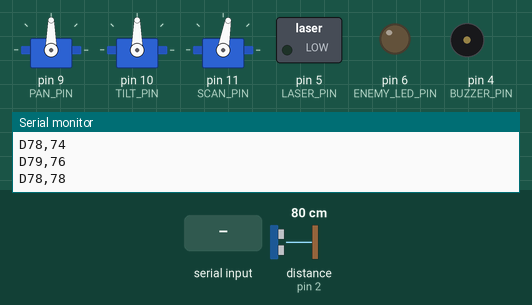
This sketch was run on a simulated Arduino Uno, built with avr-gcc and run on an emulated ATmega328P. Parts: 3 × servo, switched loads named in the sketch (green lamp = pin HIGH), output pins drawn as LEDs (lit = HIGH), buzzer (waves = sounding, pin HIGH), the last lines printed to the serial monitor. Wiring (inferred from the names in the program): ultrasonic range finder: trigger pin 3; echo pin 2. Dashed ring = blinking. Inputs (shaded band) come from the test bench; at power-on: distance to the obstacle (sensor on pin 2) 80 cm. The echo pulse lasts 58.3 µs per cm; pins used as bus, display or sensor lines are not drawn.

Above: at 1.2 s.
1.3 s: "P,45\n" received over Serial
At 2.01 s:
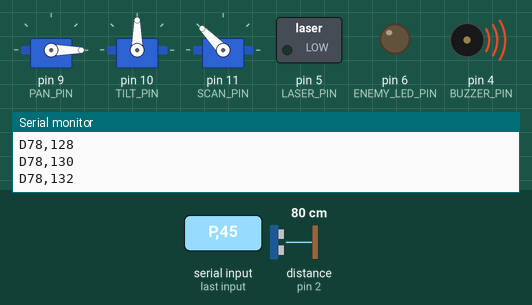
4.3 s: "C90\n" received over Serial
At 6.05 s:
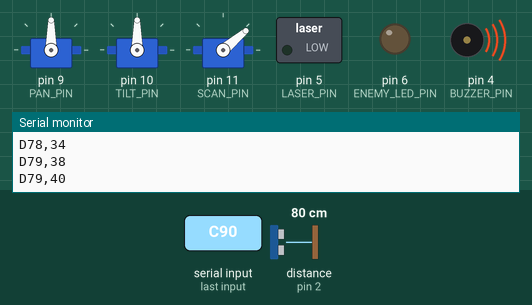
7.3 s: "E,45\n" received over Serial
At 7.59 s:
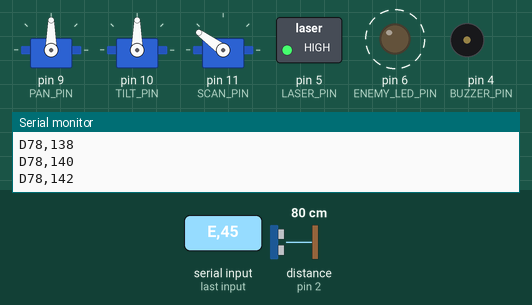
10.3 s: distance to the obstacle (sensor on pin 2) set to 2 cm
13.3 s: "E90\n" received over Serial
At 13.45 s:
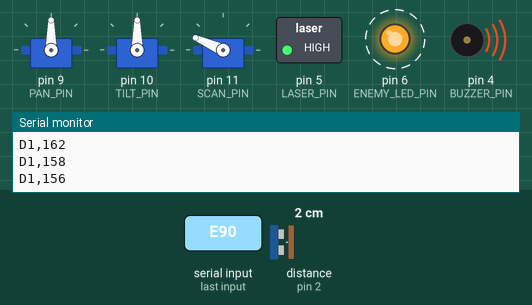
16.3 s: "P\n" received over Serial
At 19.02 s:
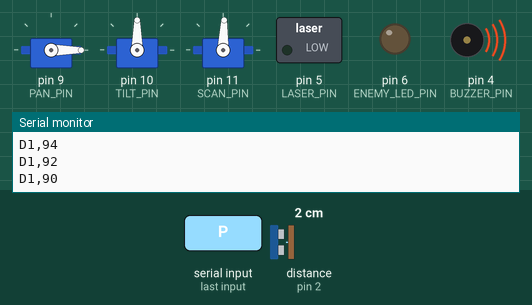
Timing chart, 0 to 31.5 s (numbered marks = the images above; inputs shaded):
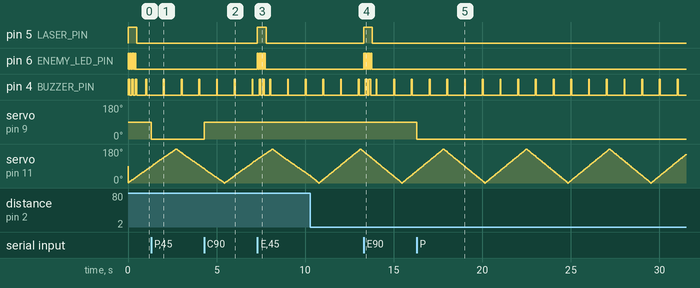

The sketch:

arduino_servo_control.ino
```cpp
/*
 * Arduino Servo Control with Smoothing for Target Tracking
 *
 * Receives error values from Python: E<errorX>,<errorY>\n
 * Example: E50,-30\n (target is 50px right, 30px above center)
 *
 * Uses exponential smoothing to filter noisy detections
 * and proportional control for movement.
 *
 * Wiring:
 *   Pan Servo  -> Pin 9  (horizontal movement)
 *   Tilt Servo -> Pin 10 (vertical movement)
 *   Servo VCC  -> 5V (or external power for high-torque servos)
 *   Servo GND  -> GND
 *
 *   Buzzer     -> Pin 4
 *   Laser      -> Pin 5
 */

#include <Servo.h>

// Servo pins
#define PAN_PIN 9
#define TILT_PIN 10
#define SCAN_PIN 11  // New Servo for Radar Scan

// Output pins
#define BUZZER_PIN 4
#define LASER_PIN 5
#define ENEMY_LED_PIN 6

// Ultrasonic pins
#define TRIG_PIN 3
#define ECHO_PIN 2

// Servo limits
#define SERVO_MIN 0
#define SERVO_MAX 180
#define SERVO_CENTER 90

// Control parameters (tune these)
#define SMOOTHING 0.3      // Error smoothing (0.1=very smooth, 0.5=responsive)
#define GAIN 0.02          // How much to move per pixel of error
#define DEADZONE 30        // Pixels from center to ignore (prevents jitter)
#define MAX_STEP 3         // Maximum degrees to move per update

#define TARGET_TIMEOUT 500 // ms to keep "Enemy" status after last tracking command

// Servo objects
Servo panServo;
Servo tiltServo;
Servo scanServo;

// Current servo positions
float panAngle = SERVO_CENTER;
float tiltAngle = SERVO_CENTER;

// Smoothed error values
float smoothErrorX = 0;
float smoothErrorY = 0;

// Tracking state
unsigned long lastTargetTime = 0;

// Manual fire mode
bool manualLaserMode = false;  // When true, laser controlled by Python
bool manualLaserState = false; // Laser state when in manual mode

// Serial buffer
char inputBuffer[32];
int bufferIndex = 0;

void setup() {
  Serial.begin(115200); // Faster communication

  pinMode(TRIG_PIN, OUTPUT);
  pinMode(ECHO_PIN, INPUT);

  pinMode(BUZZER_PIN, OUTPUT);
  pinMode(LASER_PIN, OUTPUT);
  pinMode(ENEMY_LED_PIN, OUTPUT);

  panServo.attach(PAN_PIN);
  tiltServo.attach(TILT_PIN);
  scanServo.attach(SCAN_PIN);

  // Center servos on startup
  panServo.write((int)panAngle);
  tiltServo.write((int)tiltAngle);
  scanServo.write(90);

  Serial.println("Servo Control Ready");
}

void loop() {
  // Read serial data
  while (Serial.available() > 0) {
    char inChar = Serial.read();

    if (inChar == '\n') {
      inputBuffer[bufferIndex] = '\0';
      parseCommand(inputBuffer);
      bufferIndex = 0;
    } else if (bufferIndex < 31) {
      inputBuffer[bufferIndex] = inChar;
      bufferIndex++;
    }
  }

  // Update Buzzer and Laser based on tracking state
  updateBuzzerAndLaser();

  // Radar scan variables (declared early, used later)
  static int scanAngle = 0;
  static int scanDir = 2; // 2 degrees per step

  // Measure Distance FIRST (this can block up to 25ms)
  static unsigned long lastMeasureTime = 0;
  static int lastDistanceCm = 400;
  static int lastScanAngleForDist = 0;

  if (millis() - lastMeasureTime > 30) {
     lastMeasureTime = millis();

     digitalWrite(TRIG_PIN, LOW);
     delayMicroseconds(2);
     digitalWrite(TRIG_PIN, HIGH);
     delayMicroseconds(10);
     digitalWrite(TRIG_PIN, LOW);

     // Timeout after 25ms (approx 4 meters max distance)
     long duration = pulseIn(ECHO_PIN, HIGH, 25000);

     int distanceCm = 0;
     if (duration == 0) {
         distanceCm = 400; // No echo = max range
     } else {
         distanceCm = duration * 0.034 / 2;
     }

     // Cap at 400cm
     if (distanceCm > 400) distanceCm = 400;
     lastDistanceCm = distanceCm;
     lastScanAngleForDist = scanAngle;

     // Send D<dist>,<angle>\n
     Serial.print("D");
     Serial.print(distanceCm);
     Serial.print(",");
     Serial.println(lastScanAngleForDist);
  }

  // --- Radar Scan Logic (AFTER blocking code) ---
  static unsigned long lastScanTime = 0;

  if (millis() - lastScanTime > 25) { // 25ms for smoother motion
      lastScanTime = millis();
      scanAngle += scanDir;

      // Clamp and reverse at limits
      if (scanAngle >= 180) {
          scanAngle = 180;
          scanDir = -abs(scanDir);
      } else if (scanAngle <= 0) {
          scanAngle = 0;
          scanDir = abs(scanDir);
      }

      scanServo.write(scanAngle);
  }
}

void updateBuzzerAndLaser() {
  bool isEnemy = (millis() - lastTargetTime < TARGET_TIMEOUT);

  if (isEnemy) {
    // Enemy Detected Mode

    // Laser: Only auto-control if NOT in manual mode
    if (!manualLaserMode) {
      digitalWrite(LASER_PIN, HIGH); // Auto laser ON
    } else {
      digitalWrite(LASER_PIN, manualLaserState ? HIGH : LOW);
    }

    // Alarm Sound: Fast Beep (100ms ON, 100ms OFF)
    int cycle = millis() % 200;
    if (cycle < 100) {
      digitalWrite(BUZZER_PIN, HIGH);
    } else {
      digitalWrite(BUZZER_PIN, LOW);
    }

    // Quick Blink LED (50ms ON, 50ms OFF)
    int ledCycle = millis() % 100;
    if (ledCycle < 50) {
      digitalWrite(ENEMY_LED_PIN, HIGH);
    } else {
      digitalWrite(ENEMY_LED_PIN, LOW);
    }

  } else {
    // Scanning Mode
    digitalWrite(LASER_PIN, LOW); // Laser OFF

    // Radar Sound: Short Blip (50ms ON, 950ms OFF)
    int cycle = millis() % 1000;
    if (cycle < 50) {
      digitalWrite(BUZZER_PIN, HIGH);
    } else {
      digitalWrite(BUZZER_PIN, LOW);
    }

    digitalWrite(ENEMY_LED_PIN, LOW);
  }
}

// Parse command format: E<errorX>,<errorY> or C (Center) or P<angle> (Pan to angle)
void parseCommand(char* cmd) {
  // Center Command
  if (cmd[0] == 'C') {
    panAngle = SERVO_CENTER;
    tiltAngle = SERVO_CENTER;
    panServo.write((int)panAngle);
    tiltServo.write((int)tiltAngle);
    Serial.println("Centered");
    return;
  }

  // Direct Pan Position Command (from radar handoff)
  if (cmd[0] == 'P') {
    int targetAngle = atoi(cmd + 1);
    targetAngle = constrain(targetAngle, SERVO_MIN, SERVO_MAX);
    panAngle = targetAngle;
    panServo.write((int)panAngle);
    Serial.print("Pan direct: ");
    Serial.println((int)panAngle);
    return;
  }

  // Manual Mode Command: M1 = enable, M0 = disable
  if (cmd[0] == 'M') {
    manualLaserMode = (cmd[1] == '1');
    if (!manualLaserMode) {
      manualLaserState = false; // Reset laser state when disabling manual
    }
    Serial.print("Manual mode: ");
    Serial.println(manualLaserMode ? "ON" : "OFF");
    return;
  }

  // Laser Command: L1 = on, L0 = off (only works in manual mode)
  if (cmd[0] == 'L') {
    if (manualLaserMode) {
      manualLaserState = (cmd[1] == '1');
      Serial.print("Laser: ");
      Serial.println(manualLaserState ? "ON" : "OFF");
    }
    return;
  }

  if (cmd[0] == 'E') {
    // Only 'E' commands count as active tracking
    lastTargetTime = millis();

    char* commaPos = strchr(cmd, ',');
    if (commaPos == NULL) return;

    // Extract raw error values
    int rawErrorX = atoi(cmd + 1);
    int rawErrorY = atoi(commaPos + 1);

    // Apply exponential smoothing to filter noise
    smoothErrorX = SMOOTHING * rawErrorX + (1 - SMOOTHING) * smoothErrorX;
    smoothErrorY = SMOOTHING * rawErrorY + (1 - SMOOTHING) * smoothErrorY;

    // Calculate movement (only if outside deadzone)
    float moveX = 0;
    float moveY = 0;

    if (abs(smoothErrorX) > DEADZONE) {
      moveX = smoothErrorX * GAIN;
      moveX = constrain(moveX, -MAX_STEP, MAX_STEP);
    }

    if (abs(smoothErrorY) > DEADZONE) {
      moveY = smoothErrorY * GAIN;
      moveY = constrain(moveY, -MAX_STEP, MAX_STEP);
    }

    // Apply movement (negative to move opposite to error)
    panAngle -= moveX;
    tiltAngle -= moveY;

    // Constrain to servo limits
    panAngle = constrain(panAngle, SERVO_MIN, SERVO_MAX);
    tiltAngle = constrain(tiltAngle, SERVO_MIN, SERVO_MAX);

    // Write to servos
    panServo.write((int)panAngle);
    tiltServo.write((int)tiltAngle);

    // Debug output
    Serial.print("sErr:");
    Serial.print((int)smoothErrorX);
    Serial.print(",");
    Serial.print((int)smoothErrorY);
    Serial.print(" Pan:");
    Serial.print((int)panAngle);
    Serial.print(" Tilt:");
    Serial.println((int)tiltAngle);
  }
}
```

Measured:
- after the input at 1.3 s, servo on pin 9 (PAN_PIN): 90° → 0° at once
- after the input at 4.3 s, servo on pin 9 (PAN_PIN): 0° → 90° at once
- after the input at 7.3 s, pin 5 (LASER_PIN): LOW → HIGH at once, → LOW 0.50 s later; pin 6 (ENEMY_LED_PIN): alternates HIGH for 0.05 s and LOW for 0.05 s, 10 changes in all, then stays LOW, starting at once
- after the input at 13.3 s, pin 5 (LASER_PIN): LOW → HIGH at once, → LOW 0.50 s later; pin 6 (ENEMY_LED_PIN): alternates HIGH for 0.05 s and LOW for 0.05 s, 10 changes in all, then stays LOW, starting at once
- after the input at 16.3 s, servo on pin 9 (PAN_PIN): 90° → 0° at once
- by itself, pin 6 (ENEMY_LED_PIN): alternates HIGH for 0.05 s and LOW for 0.05 s, 10 changes in all, then stays LOW
- by itself, pin 4 (BUZZER_PIN): alternates HIGH for 0.05 s and LOW for 0.95 s
